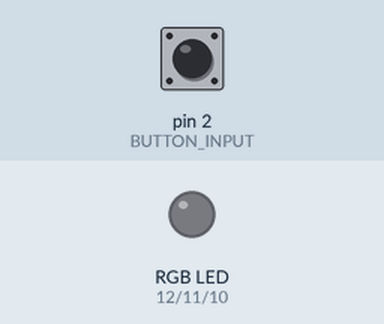
Bench run of a sketch on a simulated Arduino Uno, built with avr-gcc and run on an emulated ATmega328P. Parts: an RGB LED mixed from three pins (HIGH = lit). Dashed ring = blinking. The inputs (shaded band) are chosen by the test bench; at power-on: pin 2 (BUTTON_INPUT) HIGH.

Above: at 1.2 s.
1.3 s: pin 2 (BUTTON_INPUT) pulled LOW for 0.15 s
At 2.21 s:
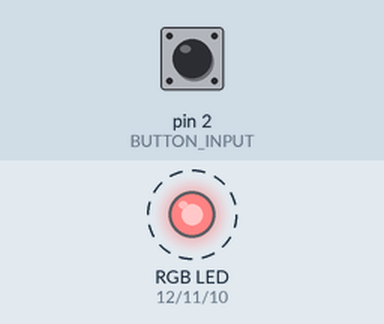
4.3 s: pin 2 (BUTTON_INPUT) pulled LOW for 1 s
At 5.1 s:
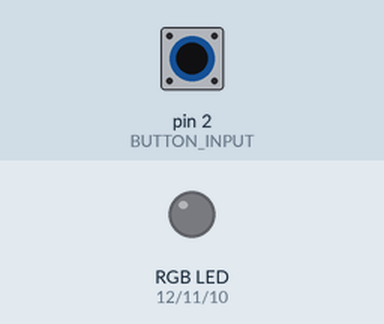
6.8 s: pin 2 (BUTTON_INPUT) pulled LOW for 0.15 s
At 9.55 s:
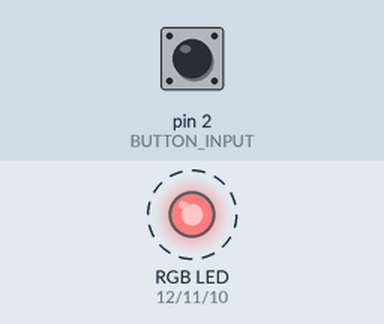
9.8 s: pin 2 (BUTTON_INPUT) pulled LOW for 3.2 s
At 10.5 s:
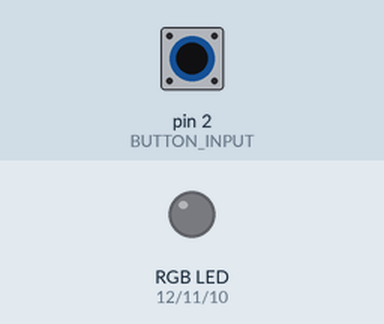
Timing chart, 0 to 12.8 s (numbered marks = the images above; inputs shaded):
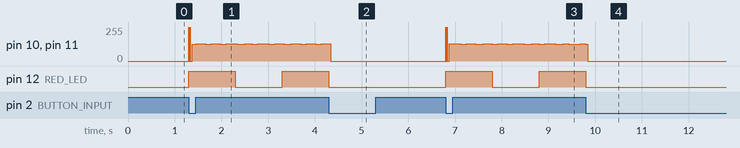

The sketch:

main.ino
```cpp
/*
 Author: Lwin Moe Aung
 Date  : 11/08/2025
*/
#define RED_LED 12
#define GREEN_LED 11
#define BLUE_LED 10
#define BUTTON_INPUT 2

bool BUTTON_CURRENT = HIGH;  //This is to store the current state of button.
bool BUTTON_PREVIOUS = LOW;  //This variable will store the previous state of button.
bool OUTPUT_SIG = false; //This variable acts like a flag to begin the LED blinking function.
//For the button, we are using a non latching push button.

int CURRENT_TIME = 0; //Think of this as a scared time line in Marvel, it will always keep going forward. 1,2,3,4,5,6...Eventually it will get bigger.

int RED_PREV_TIME = 0; //This variable is to store the previous time the event has happened.
int GREEN_PREV_TIME = 0;
int BLUE_PREV_TIME = 0;

bool RED_STATE = LOW;  //This varible is to store the current state of the LED.
bool GREEN_STATE = LOW;
bool BLUE_STATE = LOW;

void setup() {
for(int pin = 10; pin < 13; pin++)
{
	pinMode(pin,OUTPUT);
}

pinMode(BUTTON_INPUT, INPUT_PULLUP);
/*
I have set the button to be input pull up, this means the button's neutral state will always be high.
There for in order to have a change, the button will have to be hooked to GND line of the MCU.
*/
}


void loop()
{
BUTTON();
LED(1000, 10, 10);
}

void BUTTON()
{
	BUTTON_CURRENT = digitalRead(BUTTON_INPUT);         //GETS THE CURRENT STATE OF BUTTON

	if(BUTTON_CURRENT == LOW && BUTTON_PREVIOUS == HIGH)
	{
		OUTPUT_SIG = !OUTPUT_SIG;

	}
	BUTTON_PREVIOUS = BUTTON_CURRENT;

	if(OUTPUT_SIG == false)
	{
		digitalWrite(RED_LED, LOW);
		digitalWrite(GREEN_LED, LOW);
		digitalWrite(BLUE_LED, LOW);
	}
}

void LED(int RED_F, int GREEN_F, int BLUE_F)
{
  if(OUTPUT_SIG == true)
  {
      CURRENT_TIME = millis();
      if(CURRENT_TIME - RED_PREV_TIME >= RED_F)
      {
        RED_PREV_TIME = CURRENT_TIME;
        RED_STATE = !RED_STATE;
        digitalWrite(RED_LED, RED_STATE? HIGH : LOW );
      }

      if(CURRENT_TIME - GREEN_PREV_TIME >= GREEN_F)
      {
        GREEN_PREV_TIME = CURRENT_TIME;
        GREEN_STATE = !GREEN_STATE;
        digitalWrite(	GREEN_LED, GREEN_STATE? HIGH : LOW );
      }

      if(CURRENT_TIME - BLUE_PREV_TIME >= BLUE_F)
      {
        BLUE_PREV_TIME = CURRENT_TIME;
        BLUE_STATE = !BLUE_STATE;
        digitalWrite(	BLUE_LED, BLUE_STATE? HIGH : LOW);
      }
  }
}
```

Measured:
- after the input at 1.3 s, pin 12 (RED_LED): alternates HIGH for 1.0 s and LOW for 1.0 s, starting at once
- after the input at 4.3 s, pin 12 (RED_LED): stays LOW (without the input it goes to HIGH after 1.0 s)
- after the input at 6.8 s, pin 12 (RED_LED): alternates HIGH for 1.0 s and LOW for 1.0 s, starting at once
- after the input at 9.8 s, pin 12 (RED_LED): stops changing and stays LOW
